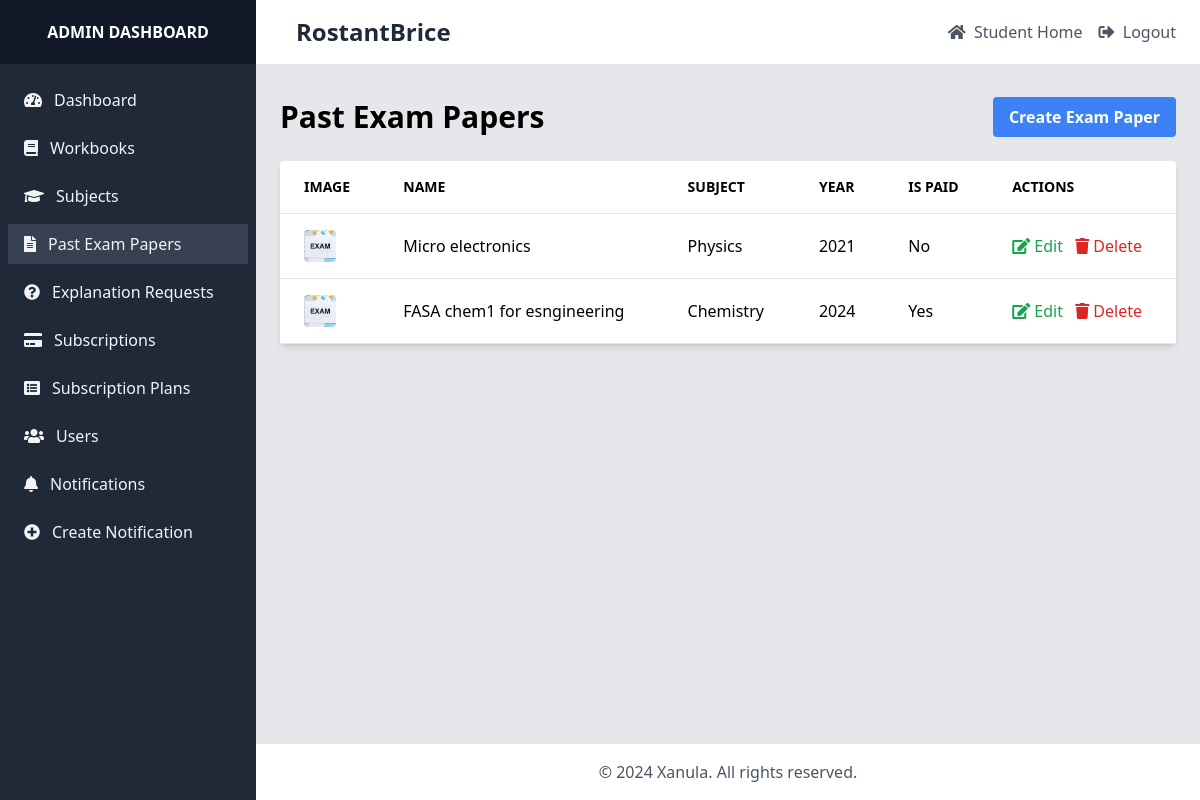
/staff/exam-papers/ (signed in), run on the app's committed database.
### accounts/models.py (models this page shows, shortened)
class User(AbstractUser):
    is_student = models.BooleanField(default=True)
    is_admin = models.BooleanField(default=False)

### core/models.py (models this page shows, shortened)
class PastExamPaper(models.Model):
    name = models.CharField(max_length=200)
    subject = models.ForeignKey(Subject, on_delete=models.CASCADE)
    year = models.PositiveIntegerField()
    pdf_file = models.FileField(upload_to='past_exam_papers/')
    is_paid = models.BooleanField(default=False)
    image = models.ImageField(upload_to='past_exam_paper_images/', default='default_exam_paper.jpg')
    archived_by = GenericRelation(ArchivedItem)

class Subject(models.Model):
    name = models.CharField(max_length=100)
    def __str__(self):
        return self.name

### admin_dashboard/views.py (the view)
# urls.py: path('exam-papers/', views.PastExamPaperListView.as_view(), name='past_exam_paper_list'),
class PastExamPaperListView(StaffRequiredMixin, ListView):
    model = PastExamPaper
    template_name = 'admin_dashboard/past_exam_paper_list.html'
    context_object_name = 'exam_papers'
    paginate_by = 20

### admin_dashboard/views.py (called while the page is built)
    def test_func(self):
        return self.request.user.is_staff

### core/context_processors.py (called while the page is built, shortened)
def notification_count(request):
    if request.user.is_authenticated:
        count = ExplanationRequest.objects.filter(user=request.user, status='pending').count()
        return {'notification_count': count}
    return {'notification_count': 0}

def general_notification_count(request):
    return {'unread_notifications_count': 0}

### templates/admin_dashboard/past_exam_paper_list.html (shortened to what this page needs)
{% extends 'admin_dashboard/base.html' %}
{% block content %}
<div class="flex justify-between items-center mb-6">
    <h1 class="text-3xl font-bold">Past Exam Papers</h1>
    <a href="{% url 'admin_dashboard:past_exam_paper_create' %}" class="bg-blue-500 hover:bg-blue-700 text-white font-bold py-2 px-4 rounded">
        Create Exam Paper
    </a>
</div>
<div class="bg-white shadow-md rounded my-6">
    <table class="text-left w-full border-collapse">
        <thead>
            <tr>
                <th class="py-4 px-6 bg-grey-lightest font-bold uppercase text-sm text-grey-dark border-b border-grey-light">Image</th>
                <th class="py-4 px-6 bg-grey-lightest font-bold uppercase text-sm text-grey-dark border-b border-grey-light">Name</th>
                <th class="py-4 px-6 bg-grey-lightest font-bold uppercase text-sm text-grey-dark border-b border-grey-light">Subject</th>
                <th class="py-4 px-6 bg-grey-lightest font-bold uppercase text-sm text-grey-dark border-b border-grey-light">Year</th>
                <th class="py-4 px-6 bg-grey-lightest font-bold uppercase text-sm text-grey-dark border-b border-grey-light">Is Paid</th>
                <th class="py-4 px-6 bg-grey-lightest font-bold uppercase text-sm text-grey-dark border-b border-grey-light">Actions</th>
            </tr>
        </thead>
        <tbody>
            {% for paper in exam_papers %}
            <tr class="hover:bg-grey-lighter">
                <td class="py-4 px-6 border-b border-grey-light">
                    <img src="{{ paper.image.url }}" alt="{{ paper.name }}" class="w-8 h-8 object-cover rounded">
                </td>
                <td class="py-4 px-6 border-b border-grey-light">{{ paper.name }}</td>
                <td class="py-4 px-6 border-b border-grey-light">{{ paper.subject }}</td>
                <td class="py-4 px-6 border-b border-grey-light">{{ paper.year }}</td>
                <td class="py-4 px-6 border-b border-grey-light">{{ paper.is_paid|yesno:"Yes,No" }}</td>
                <td class="py-4 px-6 border-b border-grey-light">
                    <a href="{% url 'admin_dashboard:past_exam_paper_update' paper.id %}" class="text-green-600 hover:text-green-900 mr-2">
                        <i class="fas fa-edit"></i> Edit
                    </a>
                    <a href="{% url 'admin_dashboard:past_exam_paper_delete' paper.id %}" class="text-red-600 hover:text-red-900">
                        <i class="fas fa-trash"></i> Delete
                    </a>
                </td>
            </tr>
            {% endfor %}
        </tbody>
    </table>
</div>
{% endblock %}

### templates/admin_dashboard/base.html (shortened to what this page needs)
<!DOCTYPE html>
<html lang="en">
<head>
    <script src="https://cdn.tailwindcss.com"></script>
    <link rel="stylesheet" href="https://cdnjs.cloudflare.com/ajax/libs/font-awesome/5.15.3/css/all.min.css">
</head>
<body class="bg-gray-100" x-data="{ sidebarOpen: false }">
    <div class="flex h-screen bg-gray-100">
        <div :class="{'hidden': !sidebarOpen, 'block': sidebarOpen}" class="fixed inset-y-0 left-0 z-30 w-64 overflow-y-auto transition duration-300 transform bg-gray-800 lg:translate-x-0 lg:static lg:inset-0 md:flex md:flex-col">
            <div class="flex items-center justify-center h-16 bg-gray-900">
                <span class="text-white font-bold uppercase">Admin Dashboard</span>
            </div>
            <div class="flex flex-col flex-1 overflow-y-auto">
                <nav class="flex-1 px-2 py-4 bg-gray-800">
                    <a href="{% url 'admin_dashboard:dashboard' %}" class="flex items-center px-4 py-2 text-gray-100 hover:bg-gray-700 {% if request.resolver_match.url_name == 'dashboard' %}bg-gray-700{% endif %}">
                        <i class="fas fa-tachometer-alt mr-3"></i>
                        Dashboard
                    </a>
                    <a href="{% url 'admin_dashboard:workbook_list' %}" class="flex items-center px-4 py-2 mt-2 text-gray-100 hover:bg-gray-700 {% if 'workbook' in request.resolver_match.url_name %}bg-gray-700{% endif %}">
                        <i class="fas fa-book mr-3"></i>
                        Workbooks
                    </a>
                    <a href="{% url 'admin_dashboard:subject_list' %}" class="flex items-center px-4 py-2 mt-2 text-gray-100 hover:bg-gray-700 {% if 'subject' in request.resolver_match.url_name %}bg-gray-700{% endif %}">
                        <i class="fas fa-graduation-cap mr-3"></i>
                        Subjects
                    </a>
                    <a href="{% url 'admin_dashboard:past_exam_paper_list' %}" class="flex items-center px-4 py-2 mt-2 text-gray-100 hover:bg-gray-700 {% if 'past_exam_paper' in request.resolver_match.url_name %}bg-gray-700{% endif %}">
                        <i class="fas fa-file-alt mr-3"></i>
                        Past Exam Papers
                    </a>
                    <a href="{% url 'admin_dashboard:explanation_request_list' %}" class="flex items-center px-4 py-2 mt-2 text-gray-100 hover:bg-gray-700 ">
                        <i class="fas fa-question-circle mr-3"></i>
                        Explanation Requests
                    </a>
                    <a href="{% url 'admin_dashboard:subscription_list' %}" class="flex items-center px-4 py-2 mt-2 text-gray-100 hover:bg-gray-700 {% if 'subscription' in request.resolver_match.url_name %}bg-gray-700{% endif %}">
                        <i class="fas fa-credit-card mr-3"></i>
                        Subscriptions
                    </a>
                    <a href="{% url 'admin_dashboard:subscription_plan_list' %}" class="flex items-center px-4 py-2 mt-2 text-gray-100 hover:bg-gray-700 {% if 'subscription_plan' in request.resolver_match.url_name %}bg-gray-700{% endif %}">
                        <i class="fas fa-list-alt mr-3"></i>
                        Subscription Plans
                    </a>
                    <a href="{% url 'admin_dashboard:user_list' %}" class="flex items-center px-4 py-2 mt-2 text-gray-100 hover:bg-gray-700 {% if 'user' in request.resolver_match.url_name %}bg-gray-700{% endif %}">
                        <i class="fas fa-users mr-3"></i>
                        Users
                    </a>
                    <a href="{% url 'admin_dashboard:notification_list' %}" class="flex items-center px-4 py-2 mt-2 text-gray-100 hover:bg-gray-700 {% if 'notification_list' in request.resolver_match.url_name %}bg-gray-700{% endif %}">
                        <i class="fas fa-bell mr-3"></i>
                        Notifications
                    </a>
                    <a href="{% url 'admin_dashboard:notification_create' %}" class="flex items-center px-4 py-2 mt-2 text-gray-100 hover:bg-gray-700 {% if 'notification_create' in request.resolver_match.url_name %}bg-gray-700{% endif %}">
                        <i class="fas fa-plus-circle mr-3"></i>
                        Create Notification
                    </a>
                </nav>
            </div>
        </div>
        <div class="flex flex-col flex-1 overflow-hidden">
            <header class="flex items-center justify-between px-6 py-4 bg-white border-b">
                <div class="flex items-center">
                    <span class="mx-4 text-2xl font-semibold text-gray-800">{{ request.user.username }}</span>
                </div>
                <div class="flex items-center">
                    <a href="{% url 'core:student_home' %}" class="text-gray-600 hover:text-gray-800 mr-4">
                        <i class="fas fa-home mr-1"></i>
                        Student Home
                    </a>
                    <a href="{% url 'accounts:logout' %}" class="text-gray-600 hover:text-gray-800">
                        <i class="fas fa-sign-out-alt mr-1"></i>
                        Logout
                    </a>
                </div>
            </header>
            <main class="flex-1 overflow-x-hidden overflow-y-auto bg-gray-200">
                <div class="container mx-auto px-6 py-8">
                    {% block content %}{% endblock %}
                </div>
            </main>
            <footer class="bg-white border-t p-4 text-center text-gray-600">
                <p>&copy; {% now "Y" %} Xanula. All rights reserved.</p>
            </footer>
        </div>
    </div>
</body>
</html>

### data on the page
User: user.username "RostantBrice"
PastExamPaper: image (placeholder picture), name "Micro electronics", subject "Physics", year "2021", is_paid "No"
PastExamPaper: image (placeholder picture), name "FASA chem1 for esngineering", subject "Chemistry", year "2024", is_paid "Yes"
